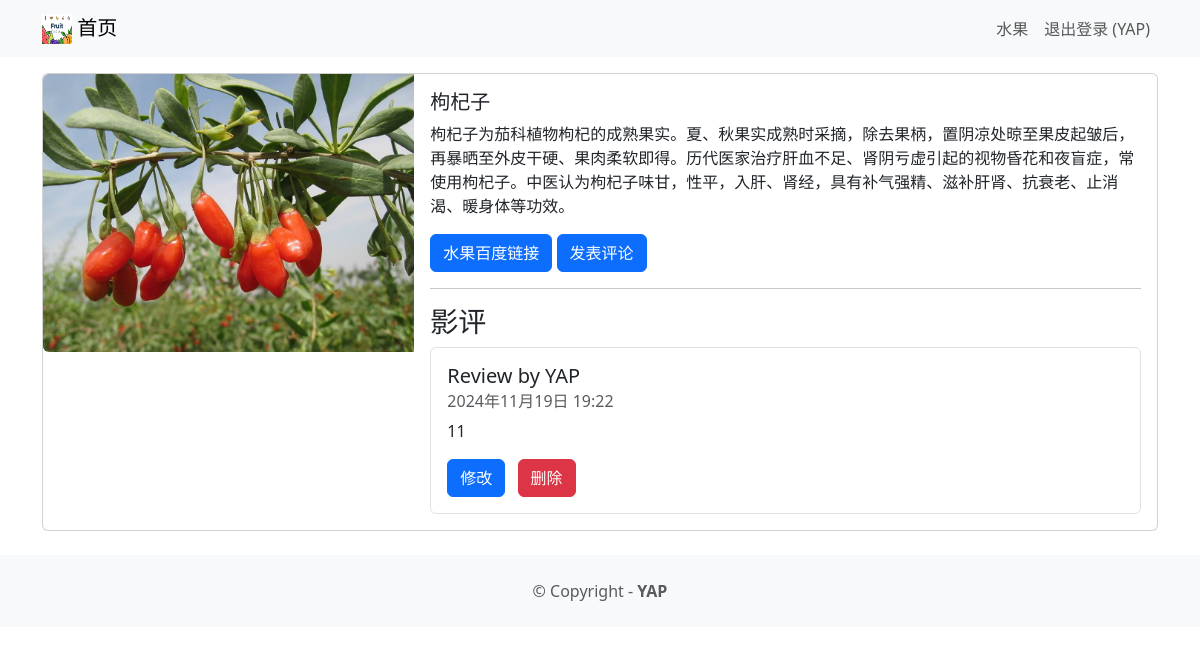
Screenshot of /food/1 (signed in) with the database file from the repository.
### food/models.py (models this page shows, shortened)
class Food(models.Model) :
    title = models.CharField(max_length=100,verbose_name='水果名')
    description = models.CharField(max_length=250,verbose_name='水果简介')
    image = models.ImageField(upload_to='food/images/',verbose_name='水果海报')
    url = models.URLField(blank=True,verbose_name='水果链接')
    class Meta:
        verbose_name='水果'
        verbose_name_plural='水果'

class Review(models. Model) :
    text = models.CharField(max_length=100)
    date = models.DateTimeField(auto_now_add=True)
    user = models.ForeignKey(User, on_delete=models.CASCADE)
    food = models.ForeignKey(Food, on_delete=models.CASCADE)
    watchAgain = models.BooleanField()

### food/views.py (the view)
# urls.py: path('<int:food_id>', views.fooddetail, name='fooddetail'),
def fooddetail(request,food_id):
    food = get_object_or_404(Food, pk=food_id)
    reviews=Review.objects.filter(food=food)
    return render(request, 'fooddetail.html', {'food': food,'reviews':reviews})

### food/templates/fooddetail.html
{% extends 'base.html' %}
{% block content %}
<div class="card mb-3">
    <div class="row g-0">
        <div class="col-md-4">
            <img src="{{ food.image.url }}" class="img-fluid rounded-start" alt="">
        </div>
        <div class="col-md-8">
            <div class="card-body">
                <h5 class="card-title">{{ food.title }}</h5>
                <p class="card-text">{{ food.description }}</p>
                <p class="card-text">
                    {% if food.url %}
                    <a href="{{ food.url }}" class="btn btn-primary">
                        水果百度链接
                    </a>
                    {% endif %}
                    {% if user.is_authenticated %}
                    <a href="{% url 'createfoodreview' food.id %}" class="btn btn-primary">
                        发表评论
                    </a>
                    {% endif %}
                </p>
                 <hr/>
                <h3>影评</h3>
                <ul class="list-group">
                    {% for review in reviews %}
                    <li class="list-group-item pb-3 pt-3">
                        <h5 class="card-title">
                            Review by {{ review.user.username }}
                        </h5>
                        <h6 class="card-subtitle mb-2 text-muted">
                            {{ review.date }}
                        </h6>
                        <p class="card-text">{{ review.text }}</p>
                        {% if user.is_authenticated and user == review.user %}
                            <a class="btn btn-primary me-2" href="{% url 'updatefoodreview' review.id %}">修改</a>
                            <a class="btn btn-danger" href="{% url 'deletefoodreview' review.id %}">删除</a>
                        {% endif %}
                    </li>
                    {% endfor %}
                </ul>
            </div>
        </div>
    </div>
</div>
{% endblock content %}

### templates/base.html (shortened to what this page needs)
<!DOCTYPE html>
<html>
<head>
    <link href="https://cdn.jsdelivr.net/npm/bootstrap@5.3.3/dist/css/bootstrap.min.css" rel="stylesheet"
>
</head>
<body>
<nav class="navbar navbar-expand-lg navbar-light bg-light mb-3">
    <div class="container">
        <a class="navbar-brand" href="{% url 'home' %}">
            {% load static %}
            <img src="{% static 'images/logo.jpg' %}" alt="" width="30" height="30" class="d-inline-block align-text-top"/>
            首页
        </a>
        <div class="collapse navbar-collapse"
             id="navbarNavAltMarkup">
            <div class="navbar-nav ms-auto">
                <a class="nav-link" href="{% url 'foodhome' %}">水果</a>
                {% if user.is_authenticated %}
                    <a class="nav-link" href="{% url 'logoutaccount' %}">
                        退出登录 ({{ user.username }})
                    </a>
                {% else %}
                <a class="nav-link" href="{%url 'loginaccount' %}">登录</a>
                <a class="nav-link" href="{% url 'signupaccount' %}">注册</a>
                {% endif %}
            </div>
        </div>
    </div>
</nav>
<div class="container">
    {% block content%}
    {% endblock content %}
    </div>
<footer class="text-center text-lg-start bg-light text-muted mt-4">
    <div class="text-center p-4">
        © Copyright -
        <a class="text-reset fw-bold text-decoration-none" target="_blank" href="#">
            YAP
        </a>
    </div>
</footer>
</body>
</html>

### rows the page displays
Food: image (picture), title "枸杞子", description "枸杞子为茄科植物枸杞的成熟果实。夏、秋果实成熟时采摘，除去果柄，置阴凉处晾至果皮起皱后，再暴晒至外皮干硬、果肉柔软即得。历代医家治疗肝血不足、肾阴亏虚引起的视物昏花和夜盲症，常使用枸杞子。中医认为枸杞子味甘，性平，入肝、肾经，具有补气强精、滋补肝肾、抗衰老、止消渴、暖身体等功效。"
Review: user.username "YAP", date "2024年11月19日 19:22", text "11", shows "修改"

### other values shown
{{ user.username }} "YAP"
